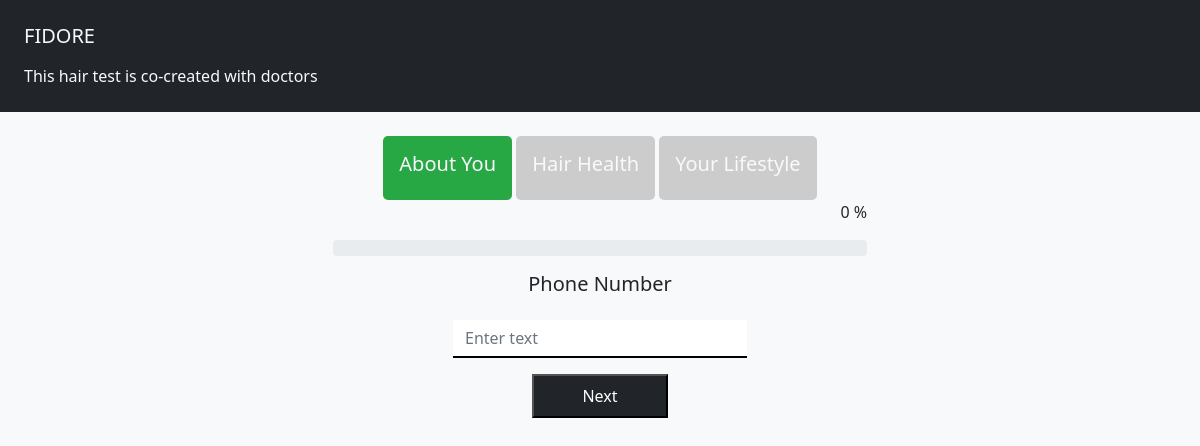
Page /user/take-hair-test on the committed database.
### web_admin/models.py (models this page shows)
class category(models.Model):
    name =models.CharField(max_length=50)
    is_active = models.BooleanField(default=True)
    created_at = models.DateTimeField(auto_now_add=True)
    updated_at = models.DateTimeField(auto_now=True)

class questions(models.Model):
    question = models.TextField()
    category = models.ForeignKey(category,on_delete=models.CASCADE)
    gender = models.CharField(max_length=15, choices=Gender,blank=True,null=True)
    is_subque = models.BooleanField(default=False)
    main_que = models.ForeignKey('self',on_delete=models.CASCADE,blank=True,null=True)
    is_scoring_que = models.BooleanField(default=True)
    name = models.CharField(max_length=20,null=True,blank=True)
    report_priority = models.IntegerField(null=True,blank=True)
    created_at = models.DateTimeField(auto_now_add=True)
    updated_at = models.DateTimeField(auto_now=True)

### user/views.py (the view, shortened to what this page needs)
# urls.py: path('take-hair-test',TakeHairTest.as_view(),name='take-hair-test'),
class TakeHairTest(APIView):
    model = questions
    template_name = "take_hair_test.html"
    def get(self,request,*args, **kwargs):
        question_obj = self.model.objects.filter(is_subque=False).order_by('id')
        que_per = 0
        try:
            user_id=request.session['user_id']
            user_obj = user.objects.get(id=request.session['user_id'])
            question_obj = question_obj.filter(Q(gender__isnull=True)|Q(gender=user_obj.gender))
            excluded_que = []
            subquery = questions.objects.filter(is_subque=True, main_que__id=OuterRef('main_que__id')).order_by('id').values('id')[:1]
            distinct_questions = questions.objects.filter(id__in=Subquery(subquery))
            for main_que_obj in distinct_questions:
                if user_questinare.objects.filter(user__id=user_id,question__main_que=main_que_obj.main_que).count() == self.model.objects.filter(is_subque=True,main_que=main_que_obj.main_que).count():
                    excluded_que.append(main_que_obj.id)
            questionare_list = user_questinare.objects.filter(user__id=user_id,question__is_subque=False).values_list('question__id',flat=True)
            excluded_que.extend(list(questionare_list))
            try:
                que_per = (100/question_obj.count())*user_questinare.objects.filter(user__id=user_id,question__is_subque=False).count()
            except :
                pass
            if len(excluded_que)>0:
                question_obj = question_obj.exclude(id__in=excluded_que)
        except:
            pass
        question_obj = question_obj.first()
        category_list = category.objects.all().order_by('id')
        try:
            if self.model.objects.filter(is_subque=True,main_que=user_obj.last_update_que).exists():
                if user_questinare.objects.get(question=user_obj.last_update_que).answer.choice == 'No':
                    question_obj = question_obj.exclude(id=user_obj.last_update_que.id)
                elif user_questinare.objects.get(question=user_obj.last_update_que).answer.choice == 'Yes':
                    user_que = user_questinare.objects.filter(question__main_que=user_obj.last_update_que).values_list('question__id',flat=True)
                    new_question_obj = self.model.objects.filter(is_subque=True,main_que=user_obj.last_update_que).exclude(id__in=list(user_que))
                    if new_question_obj.exists() >0:
                        question_obj = new_question_obj.first()
                    else:
                        question_obj = question_obj.exclude(id=user_obj.last_update_que.id)
        except:
            pass
        if question_obj:
            for category_obj in category_list:
                if category_obj == question_obj.category:
                    category_obj.is_active = 'active'
                else:
                    category_obj.is_active = 'inactive'
        choices = choice.objects.filter(question=question_obj)
        if not question_obj:
            if user_obj.scalp_image:
                return redirect('/user/report')
            else:
                status = 'scalp'
        else:
            status = 'question'
        context={'que_per':round(que_per,2),'question_obj':question_obj,'category_list':category_list,'choices':choices,'status':status}
        return render(request,self.template_name,context)

### user/templates/take_hair_test.html (shortened to what this page needs)
<!DOCTYPE html>
{% load static %}
<html>
  <head>
    <link
      href="https://cdn.jsdelivr.net/npm/bootstrap@5.0.2/dist/css/bootstrap.min.css"
      rel="stylesheet"
    />
    <link
      href="https://cdnjs.cloudflare.com/ajax/libs/font-awesome/5.15.4/css/all.min.css"
      rel="stylesheet"
    />
    <link rel="stylesheet" href="{% static 'cs/dataTables.bootstrap5.min.css' %}" />
    <link rel="stylesheet" href="{% static 'cs/fontawesome.min.css' %}" />
    <link rel="stylesheet" href="{% static 'cs/solid.css' %}" />
    <link
      rel="stylesheet"
      href="https://cdnjs.cloudflare.com/ajax/libs/font-awesome/4.7.0/css/font-awesome.min.css"
    />
  </head>
  <body class="bg-light">
    <div class="form-group bg-dark text-light p-2">
      <h5 class="m-3">FIDORE</h5>
      <p class="m-3">
        This hair test is co-created with doctors
      </p>
    </div>
   {% if status == 'question' %}
    <div class="form-group text-center mt-4">
        {% for category in category_list %}
        <div class="tile {{category.is_active}} text-center text-light p-3">
          <h5>{{category.name}}</h5>
        </div>
        {% endfor %}
    </div>
    <div class="container d-flex justify-content-center progress-container">
        <div class="row w-50">
          <div class="col-12 position-relative">
            <p class="progress-percentage text-end">{{que_per}} % </p>
            <div class="progress">
            </div>
          </div>
        </div>
    </div>
    <form action='/user/take-hair-test' method='post'>
    <div class="row justify-content-center">
        <div class="col-md-6 text-center">
          <div class="form-group mt-3">
            <h5 class="m-3">{{question_obj.question}}</h5>
            {% if question_obj.category.name == 'About You'%}
            {% if question_obj.question == 'Gender' %}
            <select name="choice" class="form-control input-line w-50 mx-auto mt-4">
              <option selected="true" disabled="disabled">---Select Gender----- </option>
              <option value="MALE">Male</option>
              <option value="FEMALE">Female</option>
            </select>
            {% else %}
            <input type="text" class="form-control input-line w-50 mx-auto mt-4" placeholder="Enter text" name="choice" required>
           {% endif %}
            {% endif %}
            <button type="submit" class="bg-dark text-white mt-3 ps-5 pe-5 pt-2 pb-2">Next</button>
        </div>
        </div>
      </div>
    </form>
    {% endif %}
</body>
</html>

### static/cs/solid.css (style rules this page uses)
:root, :host { --fa-style-family-classic: 'Font Awesome 6 Free'; --fa-font-solid: normal 900 1em/1 'Font Awesome 6 Free'; }

### user/templates/take_hair_test.html (style rules this page uses)
.tile { display: inline-block; width: auto; border-radius: 5px; }
.tile.active { background-color: #28a745; }
.tile.inactive { background-color: #cccccc; }
.progress { width: 100%; position: relative; }
.input-line { border: none; border-bottom: 2px solid #000; border-radius: 0; box-shadow: none; outline: none; }

### rows in the picture
category: name "About You"
category: name "Hair Health"
category: name "Your Lifestyle"
questions: question "Phone Number"

### other values in the picture
{{ que_per }} "0"
